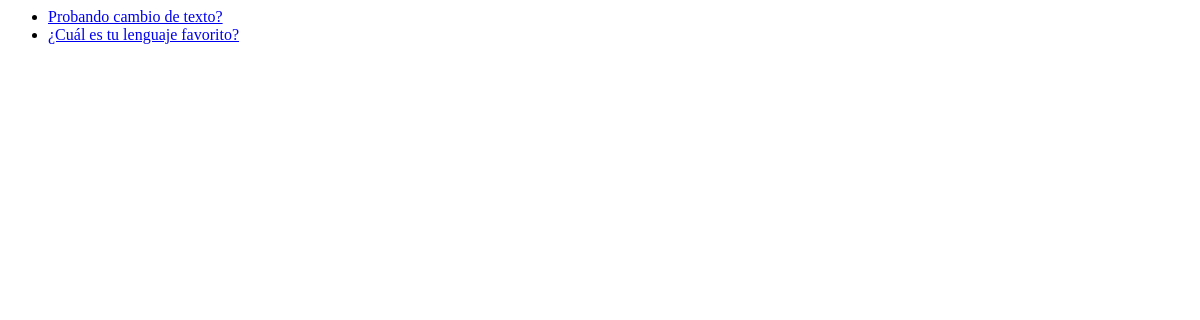
Before: /polls/ with the older database file.
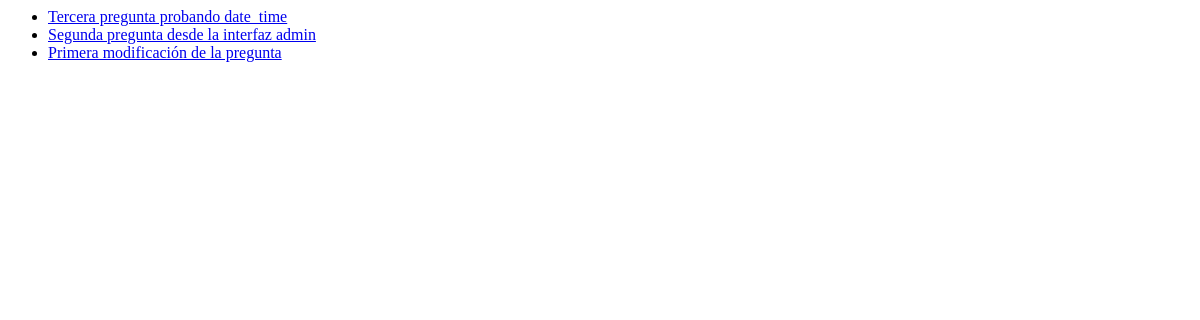
After: the same page with the newer database file.
### polls/models.py (models this page shows, shortened)
class Question(models.Model):
    question_text = models.CharField(max_length=200)
    pub_date = models.DateTimeField("date published")

### polls/views.py (the view)
# urls.py: path("", views.IndexView.as_view(), name="index"),
class IndexView(generic.ListView):
    template_name = "polls/index.html"
    context_object_name = "latest_question_list"
    def get_queryset(self):
        return Question.objects.order_by("-pub_date")[:5]

### polls/templates/polls/index.html
{% if latest_question_list %}
    <ul>
    {% for question in latest_question_list %}
    <li><a href="{% url 'polls:detail' question.id %}">{{ question.question_text }}</a></li>
    {% endfor %}
    </ul>
{% else %}
    <p>No polls are available.</p>
{% endif %}

Changed rows visible on the page:
removed Question: question_text "Probando cambio de texto?"
removed Question: question_text "¿Cuál es tu lenguaje favorito?"
added Question: question_text "Tercera pregunta probando date_time"
added Question: question_text "Segunda pregunta desde la interfaz admin"
added Question: question_text "Primera modificación de la pregunta"
